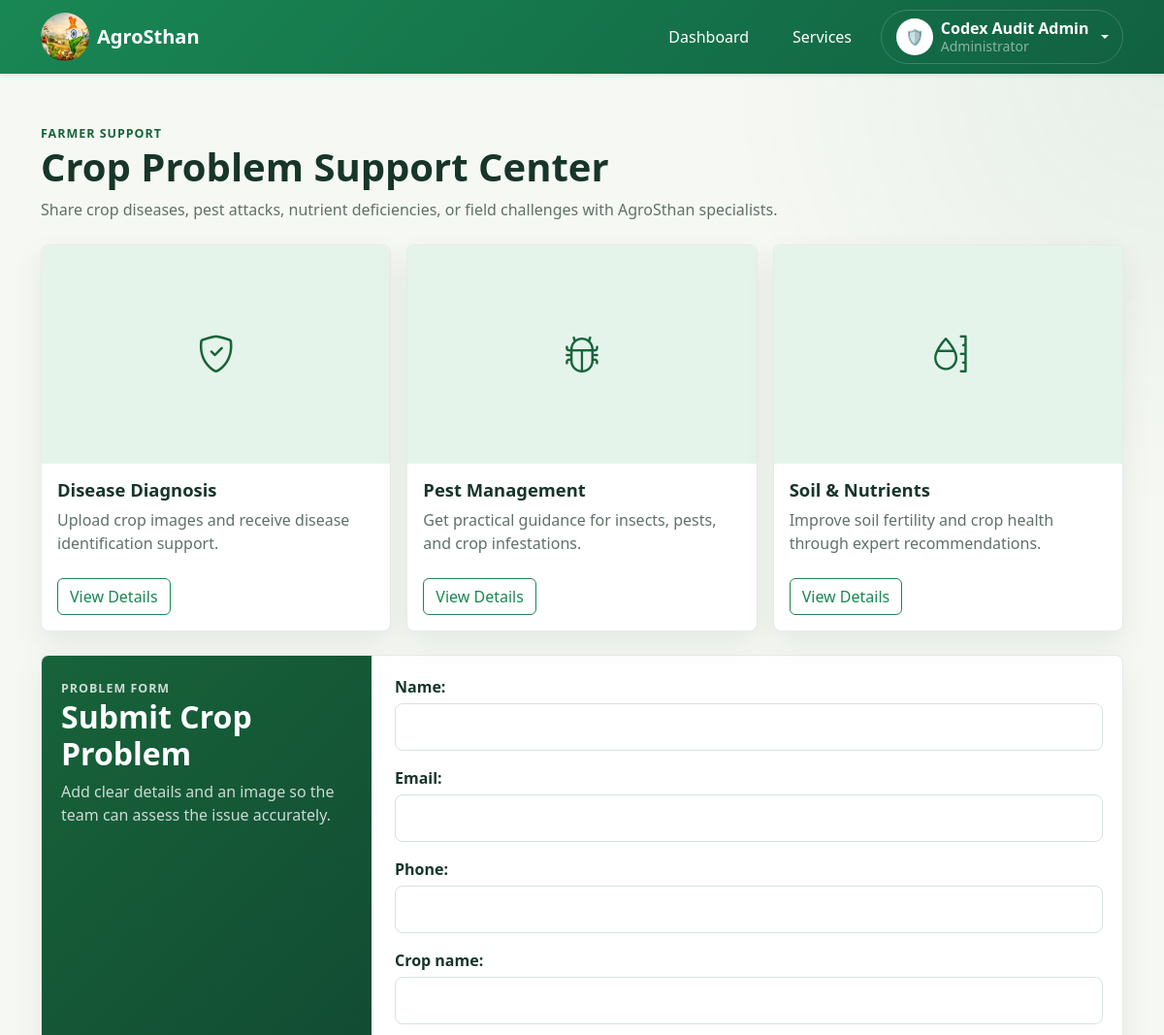
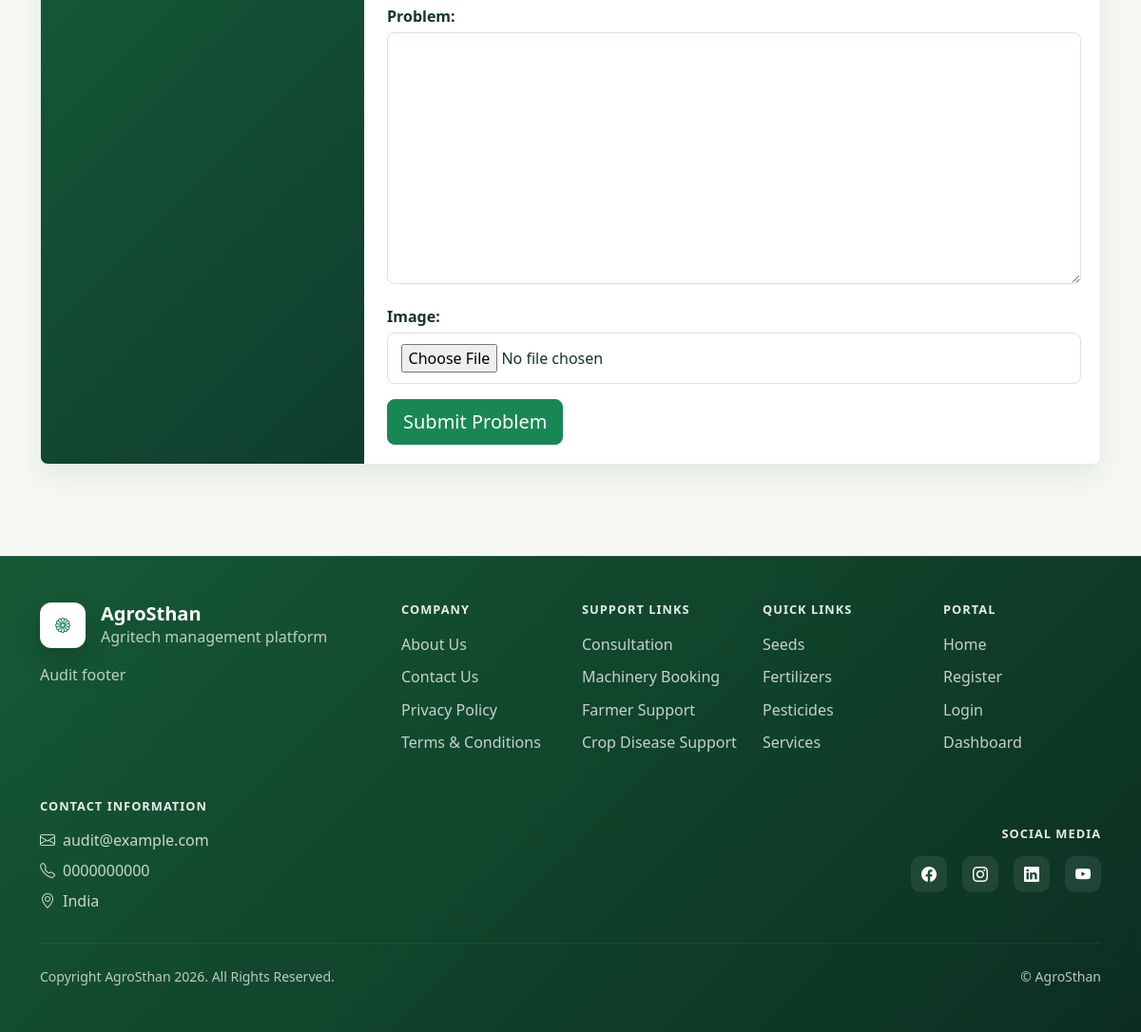
The app's page /farmer-support/ (signed in) with its own data (2 pictures, top to bottom).
### accounts/models.py (models this page shows, shortened)
class SiteSettings(models.Model):
    site_name = models.CharField(max_length=100)
    logo = models.ImageField(
        upload_to="site_logo/",
        blank=True,
        null=True
    )
    hero_background = models.ImageField(
        upload_to="hero_background/",
        blank=True,
        null=True
    )
    mobile_hero_background = models.ImageField(
        upload_to="hero_background/mobile/",
        blank=True,
        null=True
    )
    hero_video = models.FileField(
        upload_to="hero_videos/",
        blank=True,
        null=True
    )

class AdminProfile(models.Model):
    ROLE_ADMIN = 'admin'
    ROLE_SUPER_ADMIN = 'super_admin'
    ROLE_CHOICES = (
        (ROLE_ADMIN, 'Admin'),
        (ROLE_SUPER_ADMIN, 'Super Admin'),
    )
    user = models.OneToOneField('auth.User', on_delete=models.CASCADE, related_name='agritech_profile')
    full_name = models.CharField(max_length=150)
    phone_number = models.CharField(max_length=20)
    profile_photo = models.ImageField(upload_to='admin_profiles/', blank=True, null=True)
    role = models.CharField(max_length=20, choices=ROLE_CHOICES, default=ROLE_ADMIN)
    email_verified = models.BooleanField(default=False)
    phone_verified = models.BooleanField(default=False)
    created_at = models.DateTimeField(auto_now_add=True)
    class Meta:
        ordering = ['-created_at']

class FooterSettings(models.Model):
    company_description = models.TextField()
    address = models.TextField()
    phone = models.CharField(
        max_length=20
    )
    email = models.EmailField()
    facebook = models.URLField(
        blank=True,
        null=True
    )
    instagram = models.URLField(
        blank=True,
        null=True
    )
    youtube = models.URLField(
        blank=True,
        null=True
    )
    linkedin = models.URLField(
        blank=True,
        null=True
    )
    copyright_text = models.CharField(
        max_length=200,
        default="© AgroSthan"
    )

### farmer_support/models.py (models this page shows, shortened)
class CropProblemGuide(models.Model):
    title = models.CharField(max_length=160)
    slug = models.SlugField(unique=True, blank=True)
    icon = models.CharField(max_length=80, default='bi bi-activity')
    short_summary = models.TextField()
    description = models.TextField()
    image = models.ImageField(
        upload_to='crop_problem_guides/',
        blank=True,
        null=True
    )
    hero_image = models.ImageField(
        upload_to='crop_problem_guides/hero/',
        blank=True,
        null=True
    )
    symptoms = models.TextField(
        help_text='Enter one symptom per line',
        blank=True
    )
    causes = models.TextField(
        help_text='Enter one cause per line',
        blank=True
    )
    prevention_methods = models.TextField(
        help_text='Enter one prevention method per line',
        blank=True
    )
    recommended_actions = models.TextField(
        help_text='Enter one recommended action per line',
        blank=True
    )
    expert_advice = models.TextField(blank=True)
    display_order = models.PositiveIntegerField(default=0)
    is_active = models.BooleanField(default=True)
    created_at = models.DateTimeField(auto_now_add=True)
    class Meta:
        ordering = ['display_order', 'title']

### agritech/utils.py (the view)
    def wrapper(request, *args, **kwargs):
        if not request.session.get('farmer_id'):
            messages.warning(
                request,
                "Please login or register first to use this feature."
            )
            return redirect('login')
        return view_func(
            request,
            *args,
            **kwargs
        )

### templates/farmer_support/support.html (shortened to what this page needs)
{% extends 'base.html' %}
{% block content %}
<div class="support-page">
    <div class="container py-4 py-lg-5">
        <section class="support-hero mb-4">
            <span>Farmer Support</span>
            <h1>Crop Problem Support Center</h1>
            <p>Share crop diseases, pest attacks, nutrient deficiencies, or field challenges with AgroSthan specialists.</p>
        </section>
        <div class="support-feature-grid mb-4">
            {% for guide in problem_guides %}
                <article class="support-feature">
                    {% if guide.image %}
                        <img src="{{ guide.image.url }}" alt="{{ guide.title }}">
                    {% else %}
                        <div class="support-feature-icon"><i class="{{ guide.icon }}"></i></div>
                    {% endif %}
                    <div class="support-feature-body">
                        <h2>{{ guide.title }}</h2>
                        <p>{{ guide.short_summary }}</p>
                        <a href="{% url 'crop_problem_detail' guide.slug %}" class="btn btn-outline-success">View Details</a>
                    </div>
                </article>
            {% empty %}
                <div class="support-empty">
                    <i class="bi bi-life-preserver"></i>
                    <h2>No support guides available</h2>
                    <p>Please check again later.</p>
                </div>
            {% endfor %}
        </div>
        <section class="support-form-panel" id="crop-problem-request">
            <div class="support-form-copy">
                <span>Problem Form</span>
                <h2>Submit Crop Problem</h2>
                <p>Add clear details and an image so the team can assess the issue accurately.</p>
            </div>
            <div class="support-form-body">
                <form method="POST" enctype="multipart/form-data" class="styled-form">
                    {{ form.as_p }}
                    <button type="submit" class="btn btn-success btn-lg">Submit Problem</button>
                </form>
            </div>
        </section>
    </div>
</div>
{% endblock %}

### templates/base.html (shortened to what this page needs)
{% load static %}
<!DOCTYPE html>
<html>
<head>
    <link href="https://cdn.jsdelivr.net/npm/bootstrap@5.3.3/dist/css/bootstrap.min.css" rel="stylesheet">
    <link rel="stylesheet"
          href="https://cdn.jsdelivr.net/npm/bootstrap-icons@1.11.3/font/bootstrap-icons.min.css">
    <link rel="stylesheet"
          href="{% static 'css/style.css' %}">
    <link rel="stylesheet"
          href="https://cdnjs.cloudflare.com/ajax/libs/cropperjs/1.6.2/cropper.min.css">
</head>
<body>
    <nav class="navbar navbar-expand-lg navbar-dark bg-success shadow-sm main-navbar fixed-top">
    <div class="container">
        <a class="navbar-brand d-flex align-items-center" href="/">
    {% if site_settings and site_settings.logo %}
        <img
            src="{{ site_settings.logo.url }}"
            alt="Logo"
            width="50"
            height="50"
            class="rounded-circle me-2"
            style="object-fit:cover;">
    {% else %}
        <img
            src="{% static 'images/logo.jpeg' %}"
            alt="Logo"
            width="50"
            height="50"
            class="rounded-circle me-2">
    {% endif %}
    <strong>
        {% if site_settings %}
            {{ site_settings.site_name }}
        {% else %}
            AgriTech
        {% endif %}
    </strong>
</a>
<div class="collapse navbar-collapse" id="navbarContent">
    <ul class="navbar-nav ms-auto align-items-lg-center gap-lg-2 flex-wrap">
            {% if current_role == 'admin' %}
                <li class="nav-item me-2">
                    <a class="nav-link text-white nav-soft" href="{% url 'admin_dashboard' %}">Dashboard</a>
                </li>
                <li class="nav-item me-2">
                    <a class="nav-link text-white nav-soft" href="{% url 'services' %}">Services</a>
                </li>
                <li class="nav-item dropdown profile-dropdown">
                    <a class="nav-link dropdown-toggle d-flex align-items-center gap-2 nav-soft" href="#" role="button" data-bs-toggle="dropdown" aria-expanded="false">
                        {% if current_user_photo %}
                            <img src="{{ current_user_photo }}" class="rounded-circle profile-avatar" alt="Admin photo">
                        {% else %}
                            <span class="rounded-circle bg-white text-success d-inline-flex align-items-center justify-content-center profile-avatar">🛡️</span>
                        {% endif %}
                        <span class="d-flex flex-column text-start lh-sm">
                            <span class="fw-semibold text-white">{{ current_user_name|default:'Admin' }}</span>
                            <small class="text-white-50">Administrator</small>
                        </span>
                    </a>
                </li>
            {% endif %}
        </ul>
    </div>
    </div>
</nav>
{% block content %}
{% endblock %}
{% include 'includes/global_footer.html' %}
</body>
</html>

### templates/includes/global_footer.html (shortened to what this page needs)
{% load static %}
<footer class="global-footer text-white">
    <div class="container py-5">
        <div class="row g-4 align-items-start">
            <div class="col-lg-4 col-md-6">
                <div class="mb-3 d-flex align-items-center gap-3">
                    {% if site_settings and site_settings.logo %}
                        <img src="{{ site_settings.logo.url }}" alt="Logo" width="48" height="48" class="footer-logo">
                    {% else %}
                        <div class="footer-logo d-inline-flex align-items-center justify-content-center text-success bg-white">
                            <i class="bi bi-flower1"></i>
                        </div>
                    {% endif %}
                    <div>
                        <h5 class="mb-0 fw-bold">{{ site_settings.site_name|default:'AgroSthan' }}</h5>
                        <div class="footer-kicker">Agritech management platform</div>
                    </div>
                </div>
                <p class="footer-copy mb-0">{{ footer_settings.company_description|default:'A trusted digital platform for farmers, agriculture doctors, consultants, and agribusiness operations.' }}</p>
            </div>
            <div class="col-lg-2 col-md-6">
                <h6 class="footer-title">Company</h6>
                <ul class="list-unstyled footer-links">
                    <li><a href="{% url 'about' %}">About Us</a></li>
                    <li><a href="{% url 'contact' %}">Contact Us</a></li>
                    <li><a href="#">Privacy Policy</a></li>
                    <li><a href="#">Terms &amp; Conditions</a></li>
                </ul>
            </div>
            <div class="col-lg-2 col-md-6">
                <h6 class="footer-title">Support Links</h6>
                <ul class="list-unstyled footer-links">
                    <li><a href="{% url 'consultation' %}">Consultation</a></li>
                    <li><a href="{% url 'tractor_booking' %}">Machinery Booking</a></li>
                    <li><a href="{% url 'farmer_support' %}">Farmer Support</a></li>
                    <li><a href="{% url 'farmer_support' %}">Crop Disease Support</a></li>
                </ul>
            </div>
            <div class="col-lg-2 col-md-6">
                <h6 class="footer-title">Quick Links</h6>
                <ul class="list-unstyled footer-links">
                    <li><a href="{% url 'products' %}">Seeds</a></li>
                    <li><a href="{% url 'products' %}">Fertilizers</a></li>
                    <li><a href="{% url 'products' %}">Pesticides</a></li>
                    <li><a href="{% url 'services' %}">Services</a></li>
                </ul>
            </div>
            <div class="col-lg-2 col-md-6">
                <h6 class="footer-title">Portal</h6>
                <ul class="list-unstyled footer-links">
                    <li><a href="{% url 'home' %}">Home</a></li>
                    <li><a href="{% url 'choose_role' %}">Register</a></li>
                    <li><a href="{% url 'login' %}">Login</a></li>
                    <li><a href="{% url 'dashboard' %}">Dashboard</a></li>
                </ul>
            </div>
        </div>
        <div class="row g-4 mt-2 align-items-center">
            <div class="col-lg-6">
                <h6 class="footer-title">Contact Information</h6>
                <div class="footer-contact">
                    <div><i class="bi bi-envelope me-2"></i>{{ footer_settings.email|default:'contact@agrosthan.com' }}</div>
                    <div><i class="bi bi-telephone me-2"></i>{{ footer_settings.phone|default:'+91 00000 00000' }}</div>
                    <div><i class="bi bi-geo-alt me-2"></i>{{ footer_settings.address|default:'India' }}</div>
                </div>
            </div>
            <div class="col-lg-6 text-lg-end">
                <h6 class="footer-title">Social Media</h6>
                <div class="d-flex gap-3 justify-content-lg-end footer-socials">
                    <a href="{{ footer_settings.facebook|default:'#' }}" aria-label="Facebook"><i class="bi bi-facebook"></i></a>
                    <a href="{{ footer_settings.instagram|default:'#' }}" aria-label="Instagram"><i class="bi bi-instagram"></i></a>
                    <a href="{{ footer_settings.linkedin|default:'#' }}" aria-label="LinkedIn"><i class="bi bi-linkedin"></i></a>
                    <a href="{{ footer_settings.youtube|default:'#' }}" aria-label="YouTube"><i class="bi bi-youtube"></i></a>
                </div>
            </div>
        </div>
        <hr class="border-white border-opacity-25 my-4">
        <div class="d-flex flex-column flex-md-row justify-content-between align-items-center gap-2 small footer-copy">
            <div>Copyright AgroSthan 2026. All Rights Reserved.</div>
            <div>{{ footer_settings.copyright_text|default:'AgroSthan' }}</div>
        </div>
    </div>
</footer>

### records on screen
SiteSettings: site_name "AgroSthan"
AdminProfile: full_name "Codex Audit Admin"
CropProblemGuide: title "Disease Diagnosis", short_summary "Upload crop images and receive disease identification support."
CropProblemGuide: title "Pest Management", short_summary "Get practical guidance for insects, pests, and crop infestations."
CropProblemGuide: title "Soil & Nutrients", short_summary "Improve soil fertility and crop health through expert recommendations."
FooterSettings: company_description "Audit footer", email "audit@example.com", phone "0000000000", address "India", copyright_text "© AgroSthan"
